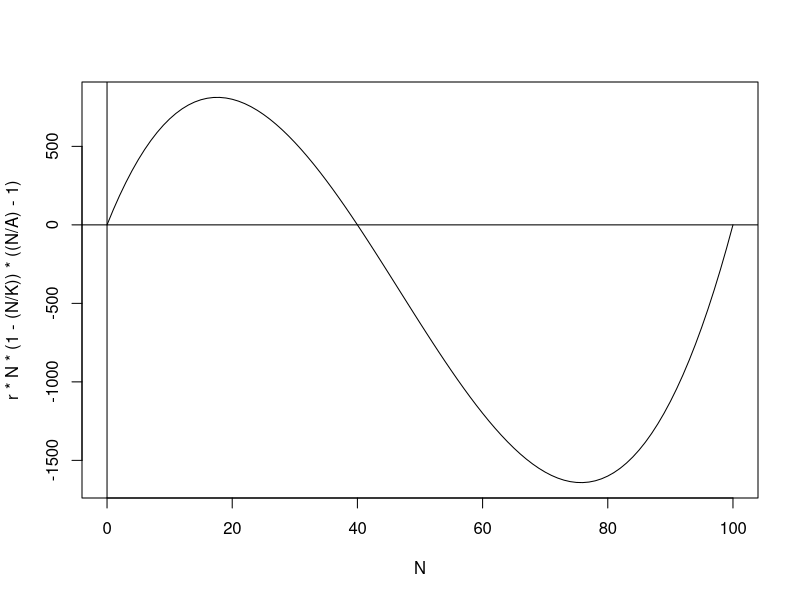
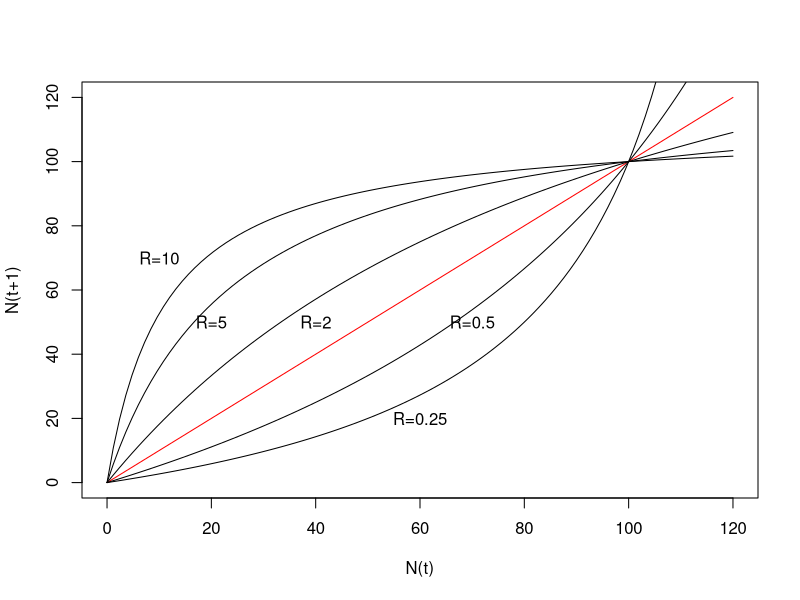
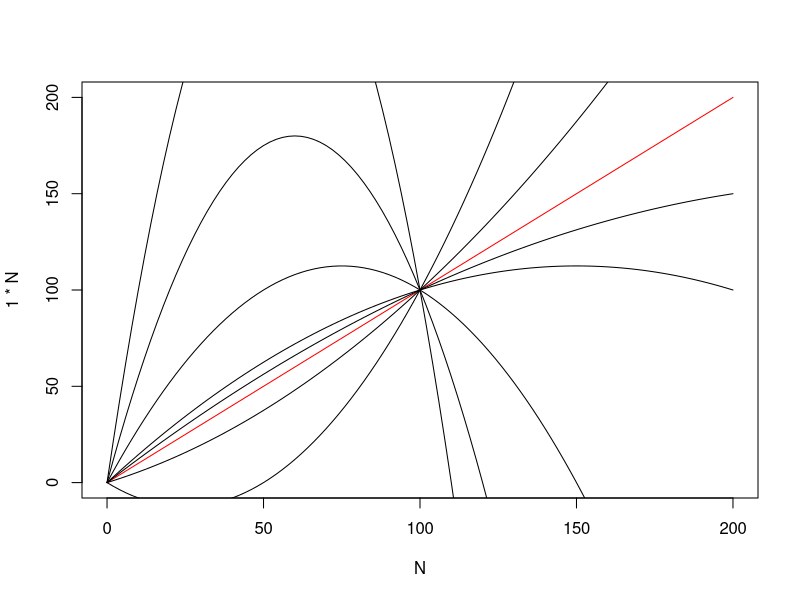
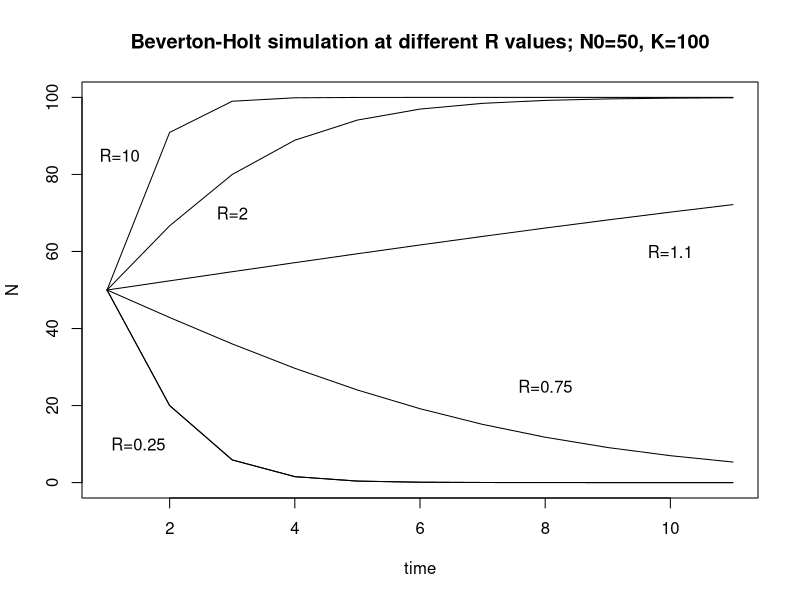

Source code (R) for these figures, in order: (Note: this script raises an error after producing the figures.)
##Ecology problem set 1

#Logistic Density-dependence model

#Exercise 1c

A <- 40
K <- 100
r <- -100

curve(r*N*(1-(N/K))*((N/A)-1), 0, 100, xname = "N")
abline(h = 0, v = 0)



#Exercise 3c - Beverton-Holt model

K <- 100
curve(1*N, 0, 120, xname = "N", xlab = "N(t)", ylab = "N(t+1)", col = "red")
x <- c(.25, .5, 2, 5, 10)
for(R in x){
  curve((R*N)/(1+((R-1)/K)*N), 0, 120, xname = "N", add = TRUE)
}
text(c(10, 20, 40, 70, 60), c(70, 50, 50, 50, 20), labels = c("R=10", "R=5", "R=2", "R=0.5", "R=0.25"))

# Discrete logistic model
curve(1*N, 0, 200, xname = "N", col = "red")
x <- c(-2, -.5, .25, .5, 2, 5, 10)
for(R in x){
  curve(N*(1+R*(1-(N/K))), 0, 200, xname = "N", add = TRUE)
}

#Exercise 3d - Beverton-Holt model

BevHoltFunc <- function(N0, RR, KK, ttmax=10){
  #initialize variable to a vector of NA values
  NN <- matrix(NA, nrow = 1, ncol = ttmax+1)
  NN[1] <- N0
  out.matrix <- matrix(NA, nrow = length(RR), ncol = ttmax +1)
  
  #use a loop to iterate the model the desired number of times
  for(ii in 1:length(RR)){
    for(tt in 1:ttmax){
      NN[tt+1] <- (RR[ii]*NN[tt])/(1+((RR[ii]-1)/KK)*NN[tt])
    }
    out.matrix[ii, ] <- NN
  }
  return(out.matrix)
}

N0 <- 50
RR <- c(.25, .75, 1.1, 2, 10)
KK <- 100

output <- BevHoltFunc(N0, RR, KK)

plot(1:11, output[1, ], type = "l", main = "Beverton-Holt simulation at different R values; N0=50, K=100", xlab="time", ylab="N", ylim = c(0, 100))
for(ii in 1:length(RR)){
  lines(1:11, output[ii, ])
}
text(c(1.5, 8, 10, 3, 1.2), c(10, 25, 60, 70, 85), labels = c("R=0.25", "R=0.75", "R=1.1", "R=2", "R=10"))


out.matrix
NN
output <- BevHoltFunc(N0, RR, KK)
output



#3c - Ricker model
K <- 100
curve(1*N, 0, 150, xname = "N", xlab = "N(t)", ylab = "N(t+1)", col = "red")
x <- c(-4, -1, .75, 1.5, 2, 4)
for(R in x){
  curve(N*exp(R*(1-N/K)), 0, 150, xname = "N", add = TRUE)
}
text(c(10, 20, 30, 40, 65, 85), c(140, 100, 80, 55, 30, 30), labels = c("R=4", "R=2", "R=1.5", "R=0.75", "R=-1", "R=-4"))

#3d - Ricker model

RickerFunc <- function(N0, RR, KK, ttmax=100){
  #initialize variable to a vector of NA values
  NN <- matrix(NA, nrow = 1, ncol = ttmax+1)
  NN[1] <- N0
  out.matrix <- matrix(NA, nrow = length(RR), ncol = ttmax +1)
  
  #use a loop to iterate the model the desired number of times
  for(ii in 1:length(RR)){
    for(tt in 1:ttmax){
      NN[tt+1] <- NN[tt]*exp(RR[ii]*(1-NN[tt]/KK))
      }
    out.matrix[ii, ] <- NN
  }
  return(out.matrix)
}

N0 <- 10
RR <- c(-4, -.5, .75, 1.5, 2, 3)
KK <- 100

output <- RickerFunc(N0, RR, KK)

plot(1:101, output[1, ], type = "l", main = "Ricker simulation at different R values; N0=10, K=100", xlab="time", ylab="N", ylim = c(0, 250))
for(ii in 1:length(RR)){
  lines(1:101, output[ii, ])
}
text(c(95), c(220), labels = c("R=3"))

#R=3 chaotic? test sensitivity to N0
N0 <- 10
RR <- 3
KK <- 100

output <- RickerFunc(N0, RR, KK)

plot(1:101, output[1, ], type = "l", main = "Ricker simulation N0 sensitivity test; N0=10 and 10.1, K=100", xlab="time", ylab="N", ylim = c(0, 250))

N0 <- 10.1
RR <- 3
KK <- 100

output <- RickerFunc(N0, RR, KK)

lines(1:101, output[1, ],lty = 5)

#compare sensitivity to stable regime

N0 <- 10
RR <- 1.5
KK <- 100

output <- RickerFunc(N0, RR, KK)

plot(1:101, output[1, ], type = "l", main = "Ricker simulation N0 sensitivity test; N0=10 and 10.1, K=100", xlab="time", ylab="N", ylim = c(0, 120))

N0 <- 10.1
RR <- 1.5
KK <- 100

output <- RickerFunc(N0, RR, KK)

lines(1:101, output[1, ],lty = 5)
text(c(20), c(90), labels = c("R=1.5"))
